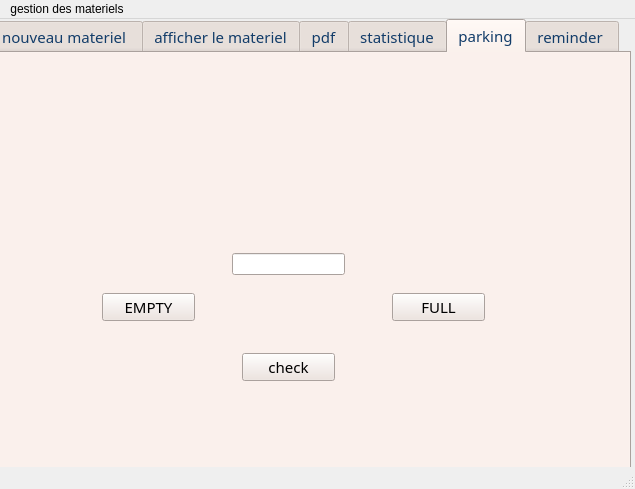
<?xml version="1.0" encoding="UTF-8"?>
<ui version="4.0">
 <class>MainWindow</class>
 <widget class="QMainWindow" name="MainWindow">
  <property name="geometry">
   <rect>
    <x>0</x>
    <y>0</y>
    <width>635</width>
    <height>489</height>
   </rect>
  </property>
  <property name="cursor">
   <cursorShape>PointingHandCursor</cursorShape>
  </property>
  <property name="mouseTracking">
   <bool>true</bool>
  </property>
  <property name="windowTitle">
   <string>gestion de materiel</string>
  </property>
  <widget class="QWidget" name="setModel">
   <widget class="QTabWidget" name="parking">
    <property name="geometry">
     <rect>
      <x>-10</x>
      <y>0</y>
      <width>641</width>
      <height>491</height>
     </rect>
    </property>
    <property name="palette">
     <palette>
      <active>
       <colorrole role="WindowText">
        <brush brushstyle="SolidPattern">
         <color alpha="255">
          <red>18</red>
          <green>60</green>
          <blue>105</blue>
         </color>
        </brush>
       </colorrole>
       <colorrole role="Button">
        <brush brushstyle="SolidPattern">
         <color alpha="255">
          <red>238</red>
          <green>226</green>
          <blue>220</blue>
         </color>
        </brush>
       </colorrole>
       <colorrole role="Light">
        <brush brushstyle="SolidPattern">
         <color alpha="255">
          <red>255</red>
          <green>255</green>
          <blue>255</blue>
         </color>
        </brush>
       </colorrole>
       <colorrole role="Midlight">
        <brush brushstyle="SolidPattern">
         <color alpha="255">
          <red>246</red>
          <green>240</green>
          <blue>237</blue>
         </color>
        </brush>
       </colorrole>
       <colorrole role="Dark">
        <brush brushstyle="SolidPattern">
         <color alpha="255">
          <red>119</red>
          <green>113</green>
          <blue>110</blue>
         </color>
        </brush>
       </colorrole>
       <colorrole role="Mid">
        <brush brushstyle="SolidPattern">
         <color alpha="255">
          <red>159</red>
          <green>151</green>
          <blue>147</blue>
         </color>
        </brush>
       </colorrole>
       <colorrole role="Text">
        <brush brushstyle="SolidPattern">
         <color alpha="255">
          <red>0</red>
          <green>0</green>
          <blue>0</blue>
         </color>
        </brush>
       </colorrole>
       <colorrole role="BrightText">
        <brush brushstyle="SolidPattern">
         <color alpha="255">
          <red>255</red>
          <green>255</green>
          <blue>255</blue>
         </color>
        </brush>
       </colorrole>
       <colorrole role="ButtonText">
        <brush brushstyle="SolidPattern">
         <color alpha="255">
          <red>0</red>
          <green>0</green>
          <blue>0</blue>
         </color>
        </brush>
       </colorrole>
       <colorrole role="Base">
        <brush brushstyle="SolidPattern">
         <color alpha="255">
          <red>255</red>
          <green>255</green>
          <blue>255</blue>
         </color>
        </brush>
       </colorrole>
       <colorrole role="Window">
        <brush brushstyle="SolidPattern">
         <color alpha="255">
          <red>238</red>
          <green>226</green>
          <blue>220</blue>
         </color>
        </brush>
       </colorrole>
       <colorrole role="Shadow">
        <brush brushstyle="SolidPattern">
         <color alpha="255">
          <red>0</red>
          <green>0</green>
          <blue>0</blue>
         </color>
        </brush>
       </colorrole>
       <colorrole role="AlternateBase">
        <brush brushstyle="SolidPattern">
         <color alpha="255">
          <red>246</red>
          <green>240</green>
          <blue>237</blue>
         </color>
        </brush>
       </colorrole>
       <colorrole role="ToolTipBase">
        <brush brushstyle="SolidPattern">
         <color alpha="255">
          <red>255</red>
          <green>255</green>
          <blue>220</blue>
         </color>
        </brush>
       </colorrole>
       <colorrole role="ToolTipText">
        <brush brushstyle="SolidPattern">
         <color alpha="255">
          <red>0</red>
          <green>0</green>
          <blue>0</blue>
         </color>
        </brush>
       </colorrole>
       <colorrole role="PlaceholderText">
        <brush brushstyle="SolidPattern">
         <color alpha="128">
          <red>0</red>
          <green>0</green>
          <blue>0</blue>
         </color>
        </brush>
       </colorrole>
      </active>
      <inactive>
       <colorrole role="WindowText">
        <brush brushstyle="SolidPattern">
         <color alpha="255">
          <red>18</red>
          <green>60</green>
          <blue>105</blue>
         </color>
        </brush>
       </colorrole>
       <colorrole role="Button">
        <brush brushstyle="SolidPattern">
         <color alpha="255">
          <red>238</red>
          <green>226</green>
          <blue>220</blue>
         </color>
        </brush>
       </colorrole>
       <colorrole role="Light">
        <brush brushstyle="SolidPattern">
         <color alpha="255">
          <red>255</red>
          <green>255</green>
          <blue>255</blue>
         </color>
        </brush>
       </colorrole>
       <colorrole role="Midlight">
        <brush brushstyle="SolidPattern">
         <color alpha="255">
          <red>246</red>
          <green>240</green>
          <blue>237</blue>
         </color>
        </brush>
       </colorrole>
       <colorrole role="Dark">
        <brush brushstyle="SolidPattern">
         <color alpha="255">
          <red>119</red>
          <green>113</green>
          <blue>110</blue>
         </color>
        </brush>
       </colorrole>
       <colorrole role="Mid">
        <brush brushstyle="SolidPattern">
         <color alpha="255">
          <red>159</red>
          <green>151</green>
          <blue>147</blue>
         </color>
        </brush>
       </colorrole>
       <colorrole role="Text">
        <brush brushstyle="SolidPattern">
         <color alpha="255">
          <red>0</red>
          <green>0</green>
          <blue>0</blue>
         </color>
        </brush>
       </colorrole>
       <colorrole role="BrightText">
        <brush brushstyle="SolidPattern">
         <color alpha="255">
          <red>255</red>
          <green>255</green>
          <blue>255</blue>
         </color>
        </brush>
       </colorrole>
       <colorrole role="ButtonText">
        <brush brushstyle="SolidPattern">
         <color alpha="255">
          <red>0</red>
          <green>0</green>
          <blue>0</blue>
         </color>
        </brush>
       </colorrole>
       <colorrole role="Base">
        <brush brushstyle="SolidPattern">
         <color alpha="255">
          <red>255</red>
          <green>255</green>
          <blue>255</blue>
         </color>
        </brush>
       </colorrole>
       <colorrole role="Window">
        <brush brushstyle="SolidPattern">
         <color alpha="255">
          <red>238</red>
          <green>226</green>
          <blue>220</blue>
         </color>
        </brush>
       </colorrole>
       <colorrole role="Shadow">
        <brush brushstyle="SolidPattern">
         <color alpha="255">
          <red>0</red>
          <green>0</green>
          <blue>0</blue>
         </color>
        </brush>
       </colorrole>
       <colorrole role="AlternateBase">
        <brush brushstyle="SolidPattern">
         <color alpha="255">
          <red>246</red>
          <green>240</green>
          <blue>237</blue>
         </color>
        </brush>
       </colorrole>
       <colorrole role="ToolTipBase">
        <brush brushstyle="SolidPattern">
         <color alpha="255">
          <red>255</red>
          <green>255</green>
          <blue>220</blue>
         </color>
        </brush>
       </colorrole>
       <colorrole role="ToolTipText">
        <brush brushstyle="SolidPattern">
         <color alpha="255">
          <red>0</red>
          <green>0</green>
          <blue>0</blue>
         </color>
        </brush>
       </colorrole>
       <colorrole role="PlaceholderText">
        <brush brushstyle="SolidPattern">
         <color alpha="128">
          <red>0</red>
          <green>0</green>
          <blue>0</blue>
         </color>
        </brush>
       </colorrole>
      </inactive>
      <disabled>
       <colorrole role="WindowText">
        <brush brushstyle="SolidPattern">
         <color alpha="255">
          <red>119</red>
          <green>113</green>
          <blue>110</blue>
         </color>
        </brush>
       </colorrole>
       <colorrole role="Button">
        <brush brushstyle="SolidPattern">
         <color alpha="255">
          <red>238</red>
          <green>226</green>
          <blue>220</blue>
         </color>
        </brush>
       </colorrole>
       <colorrole role="Light">
        <brush brushstyle="SolidPattern">
         <color alpha="255">
          <red>255</red>
          <green>255</green>
          <blue>255</blue>
         </color>
        </brush>
       </colorrole>
       <colorrole role="Midlight">
        <brush brushstyle="SolidPattern">
         <color alpha="255">
          <red>246</red>
          <green>240</green>
          <blue>237</blue>
         </color>
        </brush>
       </colorrole>
       <colorrole role="Dark">
        <brush brushstyle="SolidPattern">
         <color alpha="255">
          <red>119</red>
          <green>113</green>
          <blue>110</blue>
         </color>
        </brush>
       </colorrole>
       <colorrole role="Mid">
        <brush brushstyle="SolidPattern">
         <color alpha="255">
          <red>159</red>
          <green>151</green>
          <blue>147</blue>
         </color>
        </brush>
       </colorrole>
       <colorrole role="Text">
        <brush brushstyle="SolidPattern">
         <color alpha="255">
          <red>119</red>
          <green>113</green>
          <blue>110</blue>
         </color>
        </brush>
       </colorrole>
       <colorrole role="BrightText">
        <brush brushstyle="SolidPattern">
         <color alpha="255">
          <red>255</red>
          <green>255</green>
          <blue>255</blue>
         </color>
        </brush>
       </colorrole>
       <colorrole role="ButtonText">
        <brush brushstyle="SolidPattern">
         <color alpha="255">
          <red>119</red>
          <green>113</green>
          <blue>110</blue>
         </color>
        </brush>
       </colorrole>
       <colorrole role="Base">
        <brush brushstyle="SolidPattern">
         <color alpha="255">
          <red>238</red>
          <green>226</green>
          <blue>220</blue>
         </color>
        </brush>
       </colorrole>
       <colorrole role="Window">
        <brush brushstyle="SolidPattern">
         <color alpha="255">
          <red>238</red>
          <green>226</green>
          <blue>220</blue>
         </color>
        </brush>
       </colorrole>
       <colorrole role="Shadow">
        <brush brushstyle="SolidPattern">
         <color alpha="255">
          <red>0</red>
          <green>0</green>
          <blue>0</blue>
         </color>
        </brush>
       </colorrole>
       <colorrole role="AlternateBase">
        <brush brushstyle="SolidPattern">
         <color alpha="255">
          <red>238</red>
          <green>226</green>
          <blue>220</blue>
         </color>
        </brush>
       </colorrole>
       <colorrole role="ToolTipBase">
        <brush brushstyle="SolidPattern">
         <color alpha="255">
          <red>255</red>
          <green>255</green>
          <blue>220</blue>
         </color>
        </brush>
       </colorrole>
       <colorrole role="ToolTipText">
        <brush brushstyle="SolidPattern">
         <color alpha="255">
          <red>0</red>
          <green>0</green>
          <blue>0</blue>
         </color>
        </brush>
       </colorrole>
       <colorrole role="PlaceholderText">
        <brush brushstyle="SolidPattern">
         <color alpha="128">
          <red>0</red>
          <green>0</green>
          <blue>0</blue>
         </color>
        </brush>
       </colorrole>
      </disabled>
     </palette>
    </property>
    <property name="font">
     <font>
      <family>Papyrus</family>
      <pointsize>11</pointsize>
     </font>
    </property>
    <property name="cursor">
     <cursorShape>PointingHandCursor</cursorShape>
    </property>
    <property name="mouseTracking">
     <bool>true</bool>
    </property>
    <property name="currentIndex">
     <number>4</number>
    </property>
    <widget class="QWidget" name="widget_2">
     <attribute name="title">
      <string>nouveau materiel </string>
     </attribute>
     <widget class="QGroupBox" name="groupBox">
      <property name="geometry">
       <rect>
        <x>20</x>
        <y>30</y>
        <width>561</width>
        <height>301</height>
       </rect>
      </property>
      <property name="sizePolicy">
       <sizepolicy hsizetype="Maximum" vsizetype="Maximum">
        <horstretch>10</horstretch>
        <verstretch>10</verstretch>
       </sizepolicy>
      </property>
      <property name="font">
       <font>
        <family>Papyrus</family>
        <pointsize>11</pointsize>
       </font>
      </property>
      <property name="cursor">
       <cursorShape>PointingHandCursor</cursorShape>
      </property>
      <property name="mouseTracking">
       <bool>true</bool>
      </property>
      <property name="focusPolicy">
       <enum>Qt::ClickFocus</enum>
      </property>
      <property name="toolTipDuration">
       <number>-1</number>
      </property>
      <property name="title">
       <string>ajout materiel</string>
      </property>
      <widget class="QLabel" name="label">
       <property name="geometry">
        <rect>
         <x>30</x>
         <y>40</y>
         <width>61</width>
         <height>21</height>
        </rect>
       </property>
       <property name="palette">
        <palette>
         <active>
          <colorrole role="WindowText">
           <brush brushstyle="SolidPattern">
            <color alpha="255">
             <red>18</red>
             <green>60</green>
             <blue>105</blue>
            </color>
           </brush>
          </colorrole>
         </active>
         <inactive>
          <colorrole role="WindowText">
           <brush brushstyle="SolidPattern">
            <color alpha="255">
             <red>18</red>
             <green>60</green>
             <blue>105</blue>
            </color>
           </brush>
          </colorrole>
         </inactive>
         <disabled>
          <colorrole role="WindowText">
           <brush brushstyle="SolidPattern">
            <color alpha="255">
             <red>119</red>
             <green>113</green>
             <blue>110</blue>
            </color>
           </brush>
          </colorrole>
         </disabled>
        </palette>
       </property>
       <property name="font">
        <font>
         <family>Papyrus</family>
         <pointsize>11</pointsize>
        </font>
       </property>
       <property name="text">
        <string>code </string>
       </property>
      </widget>
      <widget class="QLabel" name="label_2">
       <property name="geometry">
        <rect>
         <x>10</x>
         <y>80</y>
         <width>131</width>
         <height>21</height>
        </rect>
       </property>
       <property name="palette">
        <palette>
         <active>
          <colorrole role="WindowText">
           <brush brushstyle="SolidPattern">
            <color alpha="255">
             <red>18</red>
             <green>60</green>
             <blue>105</blue>
            </color>
           </brush>
          </colorrole>
         </active>
         <inactive>
          <colorrole role="WindowText">
           <brush brushstyle="SolidPattern">
            <color alpha="255">
             <red>18</red>
             <green>60</green>
             <blue>105</blue>
            </color>
           </brush>
          </colorrole>
         </inactive>
         <disabled>
          <colorrole role="WindowText">
           <brush brushstyle="SolidPattern">
            <color alpha="255">
             <red>119</red>
             <green>113</green>
             <blue>110</blue>
            </color>
           </brush>
          </colorrole>
         </disabled>
        </palette>
       </property>
       <property name="font">
        <font>
         <family>Papyrus</family>
         <pointsize>11</pointsize>
        </font>
       </property>
       <property name="text">
        <string>type de matériel</string>
       </property>
      </widget>
      <widget class="QLabel" name="label_3">
       <property name="geometry">
        <rect>
         <x>10</x>
         <y>130</y>
         <width>56</width>
         <height>16</height>
        </rect>
       </property>
       <property name="text">
        <string/>
       </property>
      </widget>
      <widget class="QLineEdit" name="lineEdit_code">
       <property name="geometry">
        <rect>
         <x>160</x>
         <y>40</y>
         <width>113</width>
         <height>22</height>
        </rect>
       </property>
       <property name="text">
        <string/>
       </property>
      </widget>
      <widget class="QLineEdit" name="lineEdit_type">
       <property name="geometry">
        <rect>
         <x>160</x>
         <y>80</y>
         <width>111</width>
         <height>22</height>
        </rect>
       </property>
      </widget>
      <widget class="QLabel" name="label_4">
       <property name="geometry">
        <rect>
         <x>30</x>
         <y>130</y>
         <width>71</width>
         <height>16</height>
        </rect>
       </property>
       <property name="palette">
        <palette>
         <active>
          <colorrole role="WindowText">
           <brush brushstyle="SolidPattern">
            <color alpha="255">
             <red>18</red>
             <green>60</green>
             <blue>105</blue>
            </color>
           </brush>
          </colorrole>
         </active>
         <inactive>
          <colorrole role="WindowText">
           <brush brushstyle="SolidPattern">
            <color alpha="255">
             <red>18</red>
             <green>60</green>
             <blue>105</blue>
            </color>
           </brush>
          </colorrole>
         </inactive>
         <disabled>
          <colorrole role="WindowText">
           <brush brushstyle="SolidPattern">
            <color alpha="255">
             <red>119</red>
             <green>113</green>
             <blue>110</blue>
            </color>
           </brush>
          </colorrole>
         </disabled>
        </palette>
       </property>
       <property name="font">
        <font>
         <family>Papyrus</family>
         <pointsize>11</pointsize>
        </font>
       </property>
       <property name="text">
        <string>couleur</string>
       </property>
      </widget>
      <widget class="QLabel" name="label_5">
       <property name="geometry">
        <rect>
         <x>30</x>
         <y>170</y>
         <width>81</width>
         <height>16</height>
        </rect>
       </property>
       <property name="palette">
        <palette>
         <active>
          <colorrole role="WindowText">
           <brush brushstyle="SolidPattern">
            <color alpha="255">
             <red>18</red>
             <green>60</green>
             <blue>105</blue>
            </color>
           </brush>
          </colorrole>
         </active>
         <inactive>
          <colorrole role="WindowText">
           <brush brushstyle="SolidPattern">
            <color alpha="255">
             <red>18</red>
             <green>60</green>
             <blue>105</blue>
            </color>
           </brush>
          </colorrole>
         </inactive>
         <disabled>
          <colorrole role="WindowText">
           <brush brushstyle="SolidPattern">
            <color alpha="255">
             <red>119</red>
             <green>113</green>
             <blue>110</blue>
            </color>
           </brush>
          </colorrole>
         </disabled>
        </palette>
       </property>
       <property name="font">
        <font>
         <family>Papyrus</family>
         <pointsize>11</pointsize>
        </font>
       </property>
       <property name="text">
        <string>catégorie</string>
       </property>
      </widget>
      <widget class="QLineEdit" name="lineEdit_couleur">
       <property name="geometry">
        <rect>
         <x>160</x>
         <y>120</y>
         <width>113</width>
         <height>22</height>
        </rect>
       </property>
      </widget>
      <widget class="QLineEdit" name="lineEdit_categorie">
       <property name="geometry">
        <rect>
         <x>160</x>
         <y>160</y>
         <width>113</width>
         <height>22</height>
        </rect>
       </property>
      </widget>
      <widget class="QPushButton" name="on_pushButton_ajouter_clicked">
       <property name="geometry">
        <rect>
         <x>370</x>
         <y>250</y>
         <width>93</width>
         <height>28</height>
        </rect>
       </property>
       <property name="palette">
        <palette>
         <active>
          <colorrole role="WindowText">
           <brush brushstyle="SolidPattern">
            <color alpha="255">
             <red>18</red>
             <green>60</green>
             <blue>105</blue>
            </color>
           </brush>
          </colorrole>
          <colorrole role="Button">
           <brush brushstyle="SolidPattern">
            <color alpha="255">
             <red>186</red>
             <green>178</green>
             <blue>181</blue>
            </color>
           </brush>
          </colorrole>
          <colorrole role="Light">
           <brush brushstyle="SolidPattern">
            <color alpha="255">
             <red>255</red>
             <green>255</green>
             <blue>255</blue>
            </color>
           </brush>
          </colorrole>
          <colorrole role="Midlight">
           <brush brushstyle="SolidPattern">
            <color alpha="255">
             <red>246</red>
             <green>227</green>
             <blue>219</blue>
            </color>
           </brush>
          </colorrole>
          <colorrole role="Dark">
           <brush brushstyle="SolidPattern">
            <color alpha="255">
             <red>118</red>
             <green>99</green>
             <blue>91</blue>
            </color>
           </brush>
          </colorrole>
          <colorrole role="Mid">
           <brush brushstyle="SolidPattern">
            <color alpha="255">
             <red>158</red>
             <green>133</green>
             <blue>122</blue>
            </color>
           </brush>
          </colorrole>
          <colorrole role="Text">
           <brush brushstyle="SolidPattern">
            <color alpha="255">
             <red>0</red>
             <green>0</green>
             <blue>0</blue>
            </color>
           </brush>
          </colorrole>
          <colorrole role="BrightText">
           <brush brushstyle="SolidPattern">
            <color alpha="255">
             <red>255</red>
             <green>255</green>
             <blue>255</blue>
            </color>
           </brush>
          </colorrole>
          <colorrole role="ButtonText">
           <brush brushstyle="SolidPattern">
            <color alpha="255">
             <red>0</red>
             <green>0</green>
             <blue>0</blue>
            </color>
           </brush>
          </colorrole>
          <colorrole role="Base">
           <brush brushstyle="SolidPattern">
            <color alpha="255">
             <red>255</red>
             <green>255</green>
             <blue>255</blue>
            </color>
           </brush>
          </colorrole>
          <colorrole role="Window">
           <brush brushstyle="SolidPattern">
            <color alpha="255">
             <red>237</red>
             <green>199</green>
             <blue>183</blue>
            </color>
           </brush>
          </colorrole>
          <colorrole role="Shadow">
           <brush brushstyle="SolidPattern">
            <color alpha="255">
             <red>0</red>
             <green>0</green>
             <blue>0</blue>
            </color>
           </brush>
          </colorrole>
          <colorrole role="AlternateBase">
           <brush brushstyle="SolidPattern">
            <color alpha="255">
             <red>246</red>
             <green>227</green>
             <blue>219</blue>
            </color>
           </brush>
          </colorrole>
          <colorrole role="ToolTipBase">
           <brush brushstyle="SolidPattern">
            <color alpha="255">
             <red>255</red>
             <green>255</green>
             <blue>220</blue>
            </color>
           </brush>
          </colorrole>
          <colorrole role="ToolTipText">
           <brush brushstyle="SolidPattern">
            <color alpha="255">
             <red>0</red>
             <green>0</green>
             <blue>0</blue>
            </color>
           </brush>
          </colorrole>
          <colorrole role="PlaceholderText">
           <brush brushstyle="SolidPattern">
            <color alpha="128">
             <red>0</red>
             <green>0</green>
             <blue>0</blue>
            </color>
           </brush>
          </colorrole>
         </active>
         <inactive>
          <colorrole role="WindowText">
           <brush brushstyle="SolidPattern">
            <color alpha="255">
             <red>18</red>
             <green>60</green>
             <blue>105</blue>
            </color>
           </brush>
          </colorrole>
          <colorrole role="Button">
           <brush brushstyle="SolidPattern">
            <color alpha="255">
             <red>186</red>
             <green>178</green>
             <blue>181</blue>
            </color>
           </brush>
          </colorrole>
          <colorrole role="Light">
           <brush brushstyle="SolidPattern">
            <color alpha="255">
             <red>255</red>
             <green>255</green>
             <blue>255</blue>
            </color>
           </brush>
          </colorrole>
          <colorrole role="Midlight">
           <brush brushstyle="SolidPattern">
            <color alpha="255">
             <red>246</red>
             <green>227</green>
             <blue>219</blue>
            </color>
           </brush>
          </colorrole>
          <colorrole role="Dark">
           <brush brushstyle="SolidPattern">
            <color alpha="255">
             <red>118</red>
             <green>99</green>
             <blue>91</blue>
            </color>
           </brush>
          </colorrole>
          <colorrole role="Mid">
           <brush brushstyle="SolidPattern">
            <color alpha="255">
             <red>158</red>
             <green>133</green>
             <blue>122</blue>
            </color>
           </brush>
          </colorrole>
          <colorrole role="Text">
           <brush brushstyle="SolidPattern">
            <color alpha="255">
             <red>0</red>
             <green>0</green>
             <blue>0</blue>
            </color>
           </brush>
          </colorrole>
          <colorrole role="BrightText">
           <brush brushstyle="SolidPattern">
            <color alpha="255">
             <red>255</red>
             <green>255</green>
             <blue>255</blue>
            </color>
           </brush>
          </colorrole>
          <colorrole role="ButtonText">
           <brush brushstyle="SolidPattern">
            <color alpha="255">
             <red>0</red>
             <green>0</green>
             <blue>0</blue>
            </color>
           </brush>
          </colorrole>
          <colorrole role="Base">
           <brush brushstyle="SolidPattern">
            <color alpha="255">
             <red>255</red>
             <green>255</green>
             <blue>255</blue>
            </color>
           </brush>
          </colorrole>
          <colorrole role="Window">
           <brush brushstyle="SolidPattern">
            <color alpha="255">
             <red>237</red>
             <green>199</green>
             <blue>183</blue>
            </color>
           </brush>
          </colorrole>
          <colorrole role="Shadow">
           <brush brushstyle="SolidPattern">
            <color alpha="255">
             <red>0</red>
             <green>0</green>
             <blue>0</blue>
            </color>
           </brush>
          </colorrole>
          <colorrole role="AlternateBase">
           <brush brushstyle="SolidPattern">
            <color alpha="255">
             <red>246</red>
             <green>227</green>
             <blue>219</blue>
            </color>
           </brush>
          </colorrole>
          <colorrole role="ToolTipBase">
           <brush brushstyle="SolidPattern">
            <color alpha="255">
             <red>255</red>
             <green>255</green>
             <blue>220</blue>
            </color>
           </brush>
          </colorrole>
          <colorrole role="ToolTipText">
           <brush brushstyle="SolidPattern">
            <color alpha="255">
             <red>0</red>
             <green>0</green>
             <blue>0</blue>
            </color>
           </brush>
          </colorrole>
          <colorrole role="PlaceholderText">
           <brush brushstyle="SolidPattern">
            <color alpha="128">
             <red>0</red>
             <green>0</green>
             <blue>0</blue>
            </color>
           </brush>
          </colorrole>
         </inactive>
         <disabled>
          <colorrole role="WindowText">
           <brush brushstyle="SolidPattern">
            <color alpha="255">
             <red>118</red>
             <green>99</green>
             <blue>91</blue>
            </color>
           </brush>
          </colorrole>
          <colorrole role="Button">
           <brush brushstyle="SolidPattern">
            <color alpha="255">
             <red>186</red>
             <green>178</green>
             <blue>181</blue>
            </color>
           </brush>
          </colorrole>
          <colorrole role="Light">
           <brush brushstyle="SolidPattern">
            <color alpha="255">
             <red>255</red>
             <green>255</green>
             <blue>255</blue>
            </color>
           </brush>
          </colorrole>
          <colorrole role="Midlight">
           <brush brushstyle="SolidPattern">
            <color alpha="255">
             <red>246</red>
             <green>227</green>
             <blue>219</blue>
            </color>
           </brush>
          </colorrole>
          <colorrole role="Dark">
           <brush brushstyle="SolidPattern">
            <color alpha="255">
             <red>118</red>
             <green>99</green>
             <blue>91</blue>
            </color>
           </brush>
          </colorrole>
          <colorrole role="Mid">
           <brush brushstyle="SolidPattern">
            <color alpha="255">
             <red>158</red>
             <green>133</green>
             <blue>122</blue>
            </color>
           </brush>
          </colorrole>
          <colorrole role="Text">
           <brush brushstyle="SolidPattern">
            <color alpha="255">
             <red>118</red>
             <green>99</green>
             <blue>91</blue>
            </color>
           </brush>
          </colorrole>
          <colorrole role="BrightText">
           <brush brushstyle="SolidPattern">
            <color alpha="255">
             <red>255</red>
             <green>255</green>
             <blue>255</blue>
            </color>
           </brush>
          </colorrole>
          <colorrole role="ButtonText">
           <brush brushstyle="SolidPattern">
            <color alpha="255">
             <red>118</red>
             <green>99</green>
             <blue>91</blue>
            </color>
           </brush>
          </colorrole>
          <colorrole role="Base">
           <brush brushstyle="SolidPattern">
            <color alpha="255">
             <red>237</red>
             <green>199</green>
             <blue>183</blue>
            </color>
           </brush>
          </colorrole>
          <colorrole role="Window">
           <brush brushstyle="SolidPattern">
            <color alpha="255">
             <red>237</red>
             <green>199</green>
             <blue>183</blue>
            </color>
           </brush>
          </colorrole>
          <colorrole role="Shadow">
           <brush brushstyle="SolidPattern">
            <color alpha="255">
             <red>0</red>
             <green>0</green>
             <blue>0</blue>
            </color>
           </brush>
          </colorrole>
          <colorrole role="AlternateBase">
           <brush brushstyle="SolidPattern">
            <color alpha="255">
             <red>237</red>
             <green>199</green>
             <blue>183</blue>
            </color>
           </brush>
          </colorrole>
          <colorrole role="ToolTipBase">
           <brush brushstyle="SolidPattern">
            <color alpha="255">
             <red>255</red>
             <green>255</green>
             <blue>220</blue>
            </color>
           </brush>
          </colorrole>
          <colorrole role="ToolTipText">
           <brush brushstyle="SolidPattern">
            <color alpha="255">
             <red>0</red>
             <green>0</green>
             <blue>0</blue>
            </color>
           </brush>
          </colorrole>
          <colorrole role="PlaceholderText">
           <brush brushstyle="SolidPattern">
            <color alpha="128">
             <red>0</red>
             <green>0</green>
             <blue>0</blue>
            </color>
           </brush>
          </colorrole>
         </disabled>
        </palette>
       </property>
       <property name="text">
        <string>Ajouter</string>
       </property>
      </widget>
     </widget>
    </widget>
    <widget class="QWidget" name="widget_4">
     <attribute name="title">
      <string>afficher le materiel</string>
     </attribute>
     <widget class="QGroupBox" name="groupBox_2">
      <property name="geometry">
       <rect>
        <x>20</x>
        <y>0</y>
        <width>611</width>
        <height>351</height>
       </rect>
      </property>
      <property name="title">
       <string/>
      </property>
      <widget class="QTableView" name="tableView">
       <property name="geometry">
        <rect>
         <x>90</x>
         <y>100</y>
         <width>421</width>
         <height>181</height>
        </rect>
       </property>
      </widget>
      <widget class="QPushButton" name="pushButton_2">
       <property name="geometry">
        <rect>
         <x>400</x>
         <y>50</y>
         <width>93</width>
         <height>21</height>
        </rect>
       </property>
       <property name="text">
        <string>chercher</string>
       </property>
      </widget>
      <widget class="QPushButton" name="modifier">
       <property name="geometry">
        <rect>
         <x>490</x>
         <y>300</y>
         <width>93</width>
         <height>28</height>
        </rect>
       </property>
       <property name="text">
        <string>modifier</string>
       </property>
      </widget>
      <widget class="QPushButton" name="pushButton_3">
       <property name="geometry">
        <rect>
         <x>510</x>
         <y>50</y>
         <width>93</width>
         <height>28</height>
        </rect>
       </property>
       <property name="text">
        <string>supprimer</string>
       </property>
      </widget>
      <widget class="QLineEdit" name="lineEdit">
       <property name="geometry">
        <rect>
         <x>250</x>
         <y>50</y>
         <width>111</width>
         <height>21</height>
        </rect>
       </property>
      </widget>
      <widget class="QPushButton" name="pb_trier">
       <property name="geometry">
        <rect>
         <x>50</x>
         <y>290</y>
         <width>93</width>
         <height>28</height>
        </rect>
       </property>
       <property name="text">
        <string>tri</string>
       </property>
      </widget>
     </widget>
    </widget>
    <widget class="QWidget" name="tab_2">
     <attribute name="title">
      <string>pdf</string>
     </attribute>
     <widget class="QPushButton" name="pushButton">
      <property name="geometry">
       <rect>
        <x>152</x>
        <y>110</y>
        <width>301</width>
        <height>28</height>
       </rect>
      </property>
      <property name="text">
       <string>pdf</string>
      </property>
     </widget>
    </widget>
    <widget class="QWidget" name="tab_3">
     <attribute name="title">
      <string>statistique</string>
     </attribute>
     <widget class="QFrame" name="horizontalFrame">
      <property name="geometry">
       <rect>
        <x>20</x>
        <y>0</y>
        <width>601</width>
        <height>421</height>
       </rect>
      </property>
      <layout class="QHBoxLayout" name="horizontalLayout"/>
     </widget>
    </widget>
    <widget class="QWidget" name="tab_4">
     <attribute name="title">
      <string>parking</string>
     </attribute>
     <widget class="QPushButton" name="pushButton_4">
      <property name="geometry">
       <rect>
        <x>110</x>
        <y>240</y>
        <width>93</width>
        <height>28</height>
       </rect>
      </property>
      <property name="text">
       <string>EMPTY</string>
      </property>
     </widget>
     <widget class="QPushButton" name="pushButton_5">
      <property name="geometry">
       <rect>
        <x>400</x>
        <y>240</y>
        <width>93</width>
        <height>28</height>
       </rect>
      </property>
      <property name="text">
       <string>FULL</string>
      </property>
     </widget>
     <widget class="QPushButton" name="pushButton_6">
      <property name="geometry">
       <rect>
        <x>250</x>
        <y>300</y>
        <width>93</width>
        <height>28</height>
       </rect>
      </property>
      <property name="text">
       <string>check</string>
      </property>
     </widget>
     <widget class="QLabel" name="label_6">
      <property name="geometry">
       <rect>
        <x>270</x>
        <y>186</y>
        <width>101</width>
        <height>20</height>
       </rect>
      </property>
      <property name="text">
       <string/>
      </property>
     </widget>
     <widget class="QLineEdit" name="nbr_voitures">
      <property name="geometry">
       <rect>
        <x>240</x>
        <y>200</y>
        <width>113</width>
        <height>22</height>
       </rect>
      </property>
     </widget>
    </widget>
    <widget class="QWidget" name="tab">
     <attribute name="title">
      <string>reminder </string>
     </attribute>
    </widget>
   </widget>
  </widget>
  <widget class="QMenuBar" name="menubar">
   <property name="geometry">
    <rect>
     <x>0</x>
     <y>0</y>
     <width>635</width>
     <height>26</height>
    </rect>
   </property>
   <widget class="QMenu" name="menugestion_des_materiels">
    <property name="title">
     <string>gestion des materiels</string>
    </property>
   </widget>
   <addaction name="menugestion_des_materiels"/>
  </widget>
  <widget class="QStatusBar" name="statusbar"/>
 </widget>
 <resources/>
 <connections/>
</ui>
